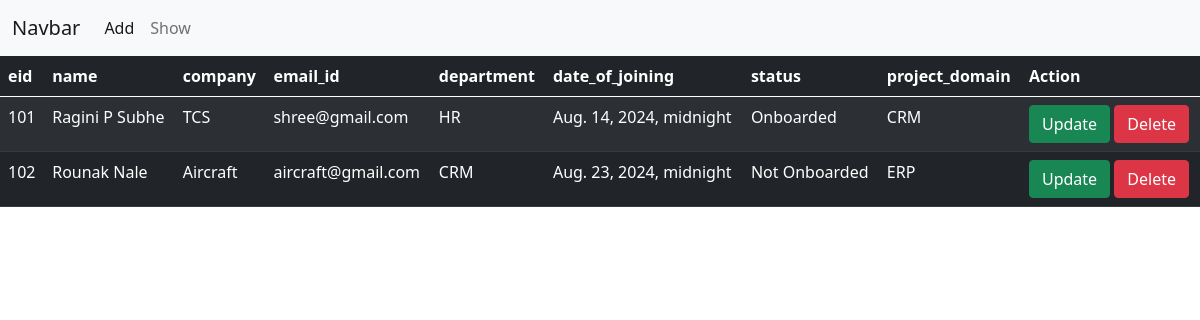
Screenshot of /v1/s1/ with the database file from the repository.
### app1/models.py (models this page shows)
class Employee(models.Model):
    eid= models.IntegerField(primary_key=True)
    name = models.CharField(max_length=100)
    company = models.CharField(max_length=50)
    email_id = models.EmailField(unique=True)
    department = models.CharField(max_length = 50)
    date_of_joining = models.DateTimeField()
    status = models.CharField(max_length=45,choices=choice_status)
    project_domain =models.CharField(max_length=25,choices=choice_domain)

### app1/views.py (the view)
# urls.py: path("s1/",showview),
def showview(request):
    obj = Employee.objects.all()
    return render(request,"app1/show.html",{"employee":obj})

### templates/app1/show.html (shortened to what this page needs)
{% extends "base.html" %}
{% block content %}
<table class="table table-dark table-striped">
    <thead>
        <tr>
            <th>eid</th>
            <th>name</th>
            <th>company</th>
            <th>email_id</th>
            <th>department</th>
            <th>date_of_joining</th>
            <th>status</th>
            <th>project_domain</th>
            <th>Action</th>
        </tr>
    </thead>
    <tbody>
        {% for i in employee %}
        <tr>
            <td>{{i.eid}}</td>
            <td>{{i.name}}</td>
            <td>{{i.company}}</td>
            <td>{{i.email_id}}</td>
            <td>{{i.department}}</td>
            <td>{{i.date_of_joining}}</td>
            <td>{{i.status}}</td>
            <td>{{i.project_domain}}</td>
            <td>
                <a href = "/v1/u1/{{i.eid}}" class="btn btn-success">Update</a>
                <a href = "/v1/d1/{{i.eid}}" class="btn btn-danger">Delete</a>
            </td>
        </tr>
        {% endfor %}
    </tbody>
</table>
{% endblock %}

### templates/base.html (shortened to what this page needs)
<!DOCTYPE html>
<html lang="en">
<head>
    <link href="https://cdn.jsdelivr.net/npm/bootstrap@5.0.2/dist/css/bootstrap.min.css" rel="stylesheet">
</head>
<body>
<nav class="navbar navbar-expand-lg navbar-light bg-light">
  <div class="container-fluid">
    <a class="navbar-brand" href="#">Navbar</a>
    <div class="collapse navbar-collapse" id="navbarNav">
      <ul class="navbar-nav">
        <li class="nav-item">
          <a class="nav-link active" aria-current="page" href="#">Add</a>
        </li>
        <li class="nav-item">
          <a class="nav-link" href="#">Show</a>
        </li>
      </ul>
    </div>
  </div>
</nav>
{% block content %}
{% endblock %}
</body>
</html>

### rows the page displays
Employee: eid "101", name "Ragini P Subhe", company "TCS", email_id "shree@gmail.com", department "HR", date_of_joining "Aug. 14, 2024, midnight", status "Onboarded", project_domain "CRM"
Employee: eid "102", name "Rounak Nale", company "Aircraft", email_id "aircraft@gmail.com", department "CRM", date_of_joining "Aug. 23, 2024, midnight", status "Not Onboarded", project_domain "ERP"
